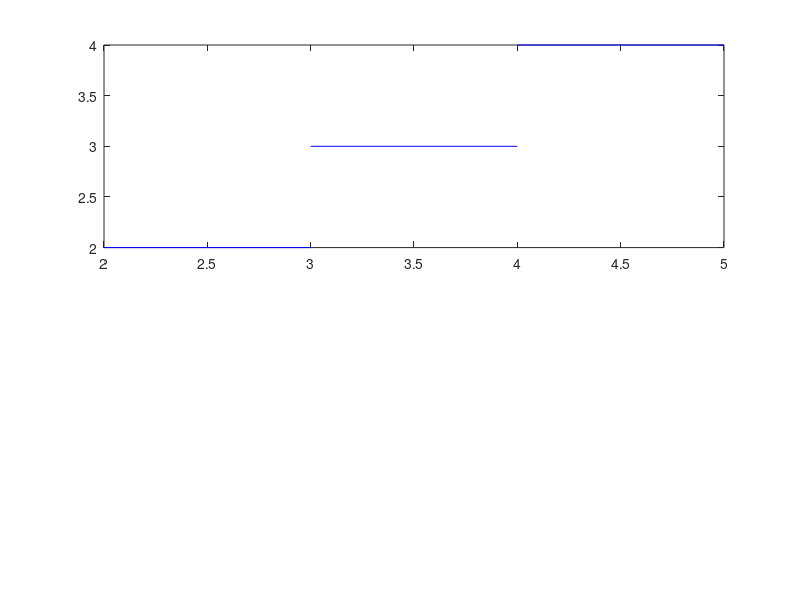

MATLAB code for this plot:
x = (0:0.1:5);
y = sin(x);

% figure('Visible','off')
% a = plot(x,y);
% savefig('Funcion.fig')
% 

figure
subplot(2,1,1);
plot([2 3],[ 2 2],'b');
hold on
plot([3 4],[3 3],'b');
hold on
plot([4 5],[ 4 4],'b');